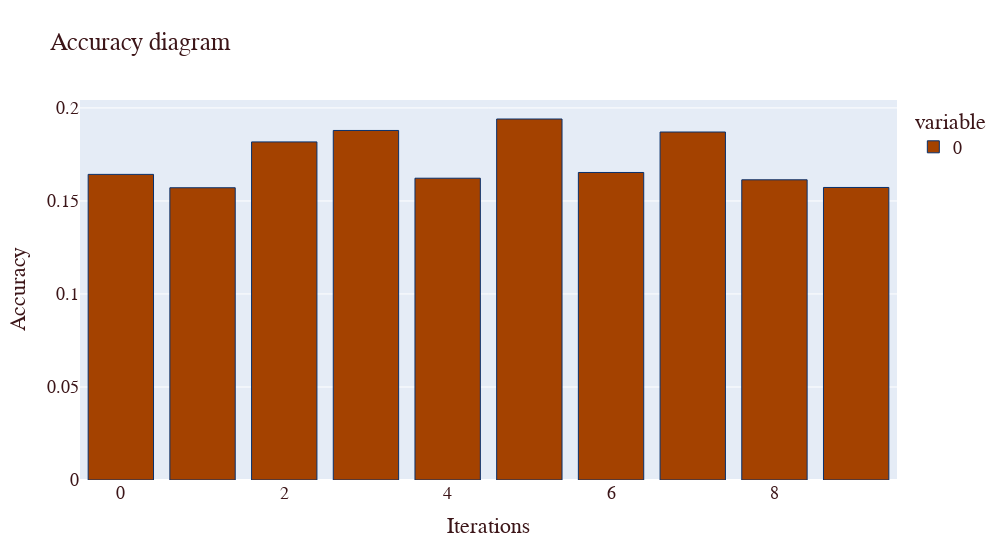
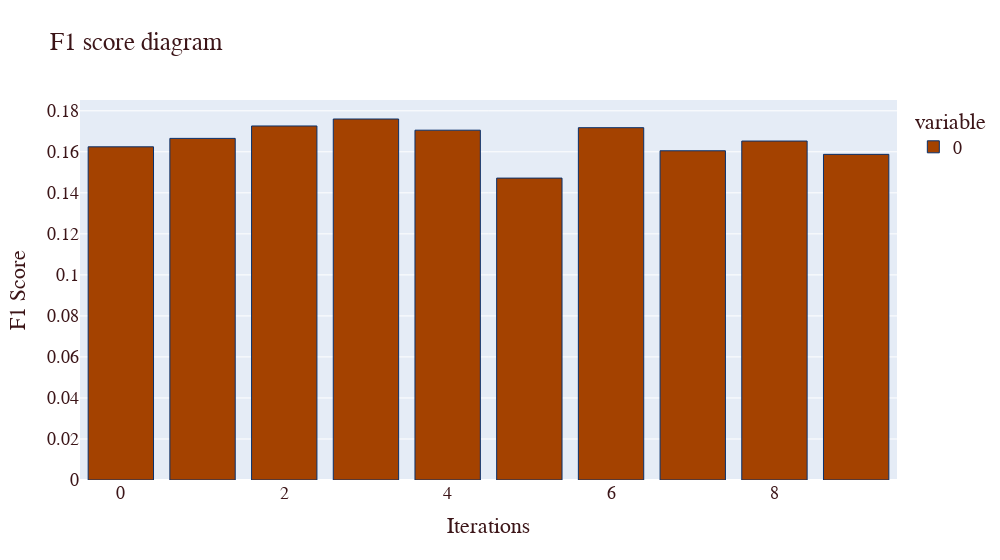

Write notebook code for charts like these, in order.
### Markdown cell above
## <span style="color:#69140e">Dummy Classifier</span>

### Code cell
model = DummyClassifier(strategy="uniform")
modelStr = 'Dummy'
acc_score = []
f1_scores = []
k = 10
kf = KFold(n_splits=k, random_state=None)

for train_index , test_index in kf.split(Xtrain):
    X_train , X_test = X.iloc[train_index],X.iloc[test_index]
    y_train , y_test = y[train_index] , y[test_index]
     
    model.fit(X_train, y_train)
    pred_values = model.predict(X_test)
     
    accuracy = model.score(X_test, y_test)
    acc_score.append(accuracy)

    f1Score = f1_score(y_test, model.predict(X_test), average='macro')
    f1_scores.append(f1Score)
     
avg_acc_score = sum(acc_score)/k
avg_f1_score = sum(f1_scores)/k

if not (modelStr in metrics['Classifier'].unique()):
    metrics.loc[len(metrics)] = [modelStr, avg_acc_score, avg_f1_score]
else:
    index = metrics[metrics['Classifier']==modelStr].index.to_list()[0] 
    metrics.loc[index] = [modelStr, avg_acc_score, avg_f1_score]

figAccScores = px.bar(acc_score, title='Accuracy',width=1000)
figAccScores.update_layout(
    title="Accuracy diagram",
    xaxis_title="Iterations",
    yaxis_title="Accuracy",
    font=dict(
    family="Verdana, monospace",
    size=18,
    color="#3c1518")   
)
figAccScores.update_traces(marker_color='#a44200', marker_line_color='rgb(8,48,107)',
                  marker_line_width=1.0)
figF1Scores = px.bar(f1_scores, title='F1 Scores',width=1000)
figF1Scores.update_layout(
    title="F1 score diagram",
    xaxis_title="Iterations",
    yaxis_title="F1 Score",
    font=dict(
    family="Verdana, monospace",
    size=18,
    color="#3c1518")   
)
figF1Scores.update_traces(marker_color='#a44200', marker_line_color='rgb(8,48,107)',
                  marker_line_width=1.0)
figAccScores.show()
figF1Scores.show()

### Figure 1 — Plotly figure (JSON) as saved in the notebook; plotly's stock layout.template omitted (floating-point values rounded to 4 significant figures)
{"data": [{"alignmentgroup": "True", "hovertemplate": "variable=0<br>index=%{x}<br>value=%{y}<extra></extra>", "legendgroup": "0", "marker": {"color": "#a44200", "line": {"color": "rgb(8,48,107)", "width": 1}, "pattern": {"shape": ""}}, "name": "0", "offsetgroup": "0", "orientation": "v", "showlegend": true, "textposition": "auto", "type": "bar", "x": [0, 1, 2, 3, 4, 5, 6, 7, 8, 9], "xaxis": "x", "y": [0.1643, 0.1571, 0.1817, 0.1879, 0.1622, 0.194, 0.1653, 0.1871, 0.1614, 0.1572], "yaxis": "y"}], "layout": {"barmode": "relative", "font": {"color": "#3c1518", "family": "Verdana, monospace", "size": 18}, "legend": {"title": {"text": "variable"}, "tracegroupgap": 0}, "title": {"text": "Accuracy diagram"}, "width": 1000, "xaxis": {"anchor": "y", "domain": [0, 1], "title": {"text": "Iterations"}}, "yaxis": {"anchor": "x", "domain": [0, 1], "title": {"text": "Accuracy"}}}}

### Figure 2 — Plotly figure (JSON) as saved in the notebook; plotly's stock layout.template omitted (floating-point values rounded to 4 significant figures)
{"data": [{"alignmentgroup": "True", "hovertemplate": "variable=0<br>index=%{x}<br>value=%{y}<extra></extra>", "legendgroup": "0", "marker": {"color": "#a44200", "line": {"color": "rgb(8,48,107)", "width": 1}, "pattern": {"shape": ""}}, "name": "0", "offsetgroup": "0", "orientation": "v", "showlegend": true, "textposition": "auto", "type": "bar", "x": [0, 1, 2, 3, 4, 5, 6, 7, 8, 9], "xaxis": "x", "y": [0.1624, 0.1665, 0.1726, 0.176, 0.1705, 0.1472, 0.1718, 0.1605, 0.1652, 0.1588], "yaxis": "y"}], "layout": {"barmode": "relative", "font": {"color": "#3c1518", "family": "Verdana, monospace", "size": 18}, "legend": {"title": {"text": "variable"}, "tracegroupgap": 0}, "title": {"text": "F1 score diagram"}, "width": 1000, "xaxis": {"anchor": "y", "domain": [0, 1], "title": {"text": "Iterations"}}, "yaxis": {"anchor": "x", "domain": [0, 1], "title": {"text": "F1 Score"}}}}
